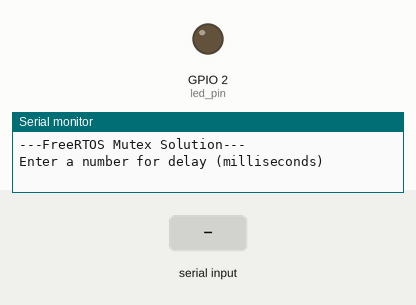
Simulated run of this sketch. Board: ESP32. On the bench: output pins drawn as LEDs (lit = HIGH), the last lines printed to the serial monitor. Inputs (shaded band) come from the test bench.

Above: at 1.8 s.
1.9 s: "90,45\n" received over Serial
At 2.6 s:
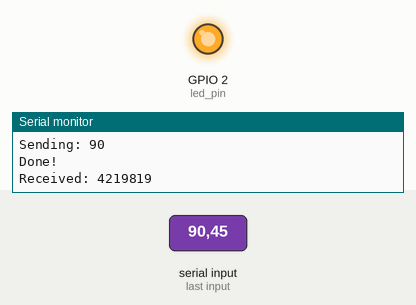
Timing chart, 0 to 4.9 s (numbered marks = the images above; inputs shaded):
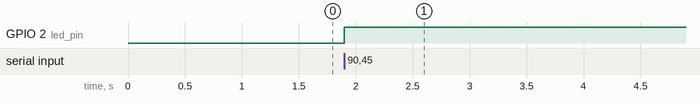

Measured:
- after the input at 1.9 s, GPIO 2 (led_pin): LOW → HIGH at once

The sketch:

_Coding_Mutex_Example.ino
```cpp
#if CONFIG_FREERTOS_UNICORE
  static const BaseType_t app_cpu = 0;
#else
  static const BaseType_t app_cpu = 1;
#endif

static const int led_pin = LED_BUILTIN;

// Tasks
void blinkLED(void *parameters)
{
  int num = *(int *)parameters;
  Serial.print("Received: ");
  Serial.println(num);
  pinMode(led_pin, OUTPUT);

  while(1)
  {
    digitalWrite(led_pin, HIGH);
    vTaskDelay(num / portTICK_PERIOD_MS);
    digitalWrite(led_pin, LOW);
    vTaskDelay(num / portTICK_PERIOD_MS);
  }
}

void setup ()
{
  long int delay_arg;
  Serial.begin(115200);
  vTaskDelay(1000 / portTICK_PERIOD_MS);
  Serial.println();
  Serial.println("---FreeRTOS Mutex Solution---");
  Serial.println("Enter a number for delay (milliseconds)");

  while (Serial.available() <= 0);
  delay_arg = Serial.parseInt();
  Serial.print("Sending: ");
  Serial.println(delay_arg);

  xTaskCreatePinnedToCore(blinkLED,
                          "Blink LED",
                          1024,
                          (void *)&delay_arg,
                          1,
                          NULL,
                          app_cpu);
   Serial.println("Done!");
}
void loop()
{
  vTaskDelay (1000 / portTICK_PERIOD_MS);
}
```
